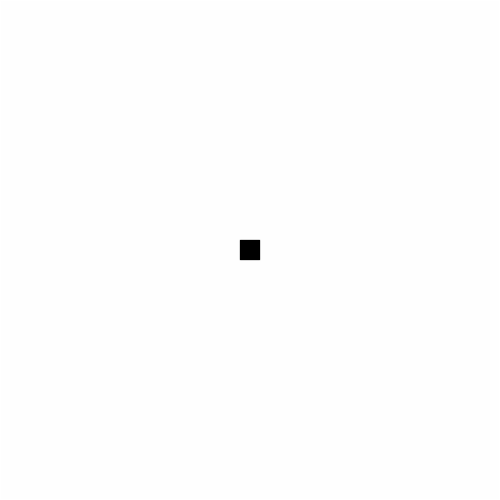
Frame 1 (no input)
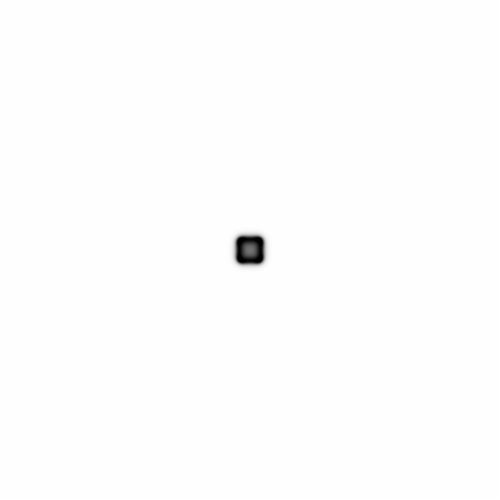
Frame 60 (the mouse pressed at the canvas centre just before this capture)
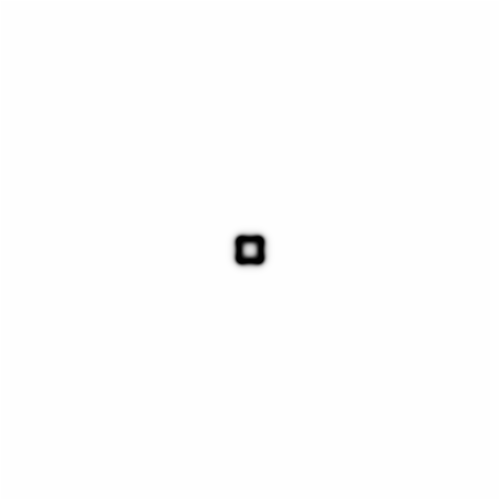
Frame 120 (the mouse held since frame 60 and released just before this capture)

The Processing sketch that drew these frames (run headless with seeded random() and noise(); from frame 60 on, the mouse is pressed at the canvas centre):

// Processing sketch: reactiondiffusion
// ── reactiondiffusion.pde

int cols;
int rows;
float[][][] current;
float[][][] next;

float dA = 1;
float dB = 0.5;
float feed = 0.055;
float k = 0.062;


void setup(){
  size(500,500);
  cols = width;
  rows = height;
  current = new float[cols][rows][2];
  next = new float[cols][rows][2];
  
    for (int i = 0; i < cols; i++){
    for (int j = 0; j < rows; j++){

      current[i][j][0] = 1.0;
      current[i][j][1] = 0.0;
      next[i][j][0] = 1.0;
      next[i][j][1] = 0.0;
      
      }
    }

  for(int x = width/2 - 10; x < width/2 + 10; x++){
    for(int y = height/2 - 10; y < height/2 + 10; y++){
      current[x][y][0] = 1.0;
      current[x][y][1] = 1.0;
      next[x][y][0] = 1.0;
      next[x][y][1] = 1.0;
    }
  }
    
  }

void draw(){
 //<>//
  println(frameRate);
  calc();
  
  
  loadPixels();
    for (int i = 0; i < cols; i++){
    for (int j = 0; j < rows; j++){
      float a = current[i][j][0];
      float b = current[i][j][1];
      
      int index = i + j * cols;
      float c = floor((a - b)*255);
      c = constrain(c,0,255);
      pixels[index] = color(c);
    }
  }
   
  updatePixels();
  
  
  
}

float laplace(int x, int y, int i){

  float sum = 0.0;
  
  sum += current[x][y][i] * -1.0;
  sum += current[x - 1][y][i] * 0.2;
  sum += current[x + 1][y][i] * 0.2;
  sum += current[x][y + 1][i] * 0.2;
  sum += current[x][y - 1][i] * 0.2;
  sum += current[x - 1][y - 1][i] * 0.05;
  sum += current[x + 1][y - 1][i] * 0.05;
  sum += current[x + 1][y + 1][i] * 0.05;
  sum += current[x - 1][y + 1][i] * 0.05;

  return sum; //<>//
}

void calc(){

for (int i = 1; i < cols-1; i++){
    for (int j = 1; j < rows-1; j++){
      float a = current[i][j][0];
      float b = current[i][j][1];
      next[i][j][0] = 
      a + (dA * laplace(i,j,0)) -
      (a * b * b) +
      (feed * (1 - a));
      next[i][j][1] = 
      b + (dB * laplace(i,j,1)) +
      (a * b * b) -
      ((k + feed) * b);
      
      next[i][j][0] = constrain(next[i][j][0],0,1);
      next[i][j][1] = constrain(next[i][j][1],0,1);
      
    }
  }
  swap();
}

void swap(){
  
    float[][][] temp = current;
  current = next;
  next = temp;
  
}
